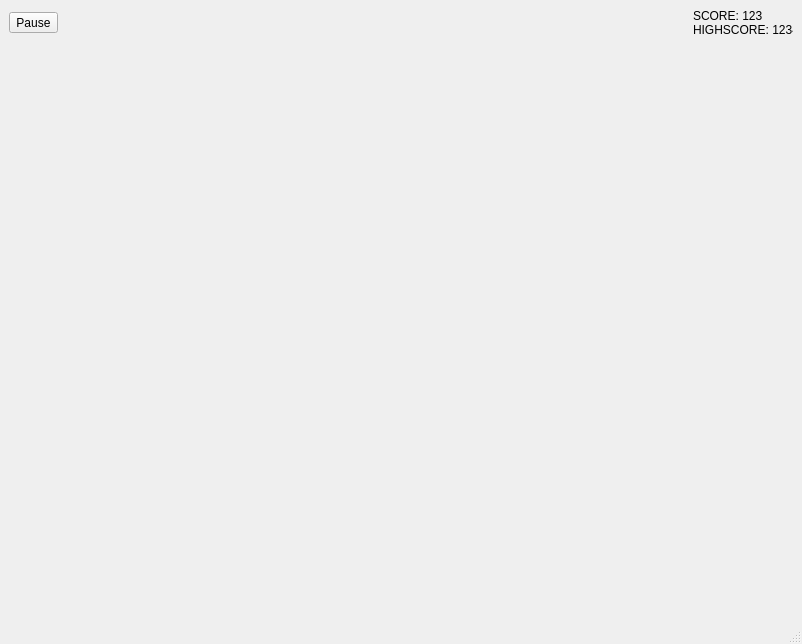
<?xml version="1.0" encoding="UTF-8"?>
<ui version="4.0">
 <class>GameView</class>
 <widget class="QMainWindow" name="GameView">
  <property name="geometry">
   <rect>
    <x>0</x>
    <y>0</y>
    <width>802</width>
    <height>644</height>
   </rect>
  </property>
  <property name="windowTitle">
   <string>MainWindow</string>
  </property>
  <widget class="QWidget" name="centralwidget">
   <layout class="QGridLayout" name="gridLayout">
    <item row="0" column="0">
     <widget class="QToolButton" name="toolButton">
      <property name="text">
       <string>Pause</string>
      </property>
     </widget>
    </item>
    <item row="0" column="2">
     <widget class="QLabel" name="label">
      <property name="maximumSize">
       <size>
        <width>100</width>
        <height>100</height>
       </size>
      </property>
      <property name="text">
       <string>SCORE: 123
HIGHSCORE: 1234</string>
      </property>
     </widget>
    </item>
    <item row="1" column="1">
     <widget class="QSFMLCanvas" name="widget" native="true"/>
    </item>
   </layout>
  </widget>
  <widget class="QMenuBar" name="menubar">
   <property name="geometry">
    <rect>
     <x>0</x>
     <y>0</y>
     <width>802</width>
     <height>22</height>
    </rect>
   </property>
  </widget>
  <widget class="QStatusBar" name="statusbar"/>
 </widget>
 <customwidgets>
  <customwidget>
   <class>QSFMLCanvas</class>
   <extends>QWidget</extends>
   <header>sfml_widget.h</header>
   <container>1</container>
  </customwidget>
 </customwidgets>
 <resources/>
 <connections/>
</ui>
